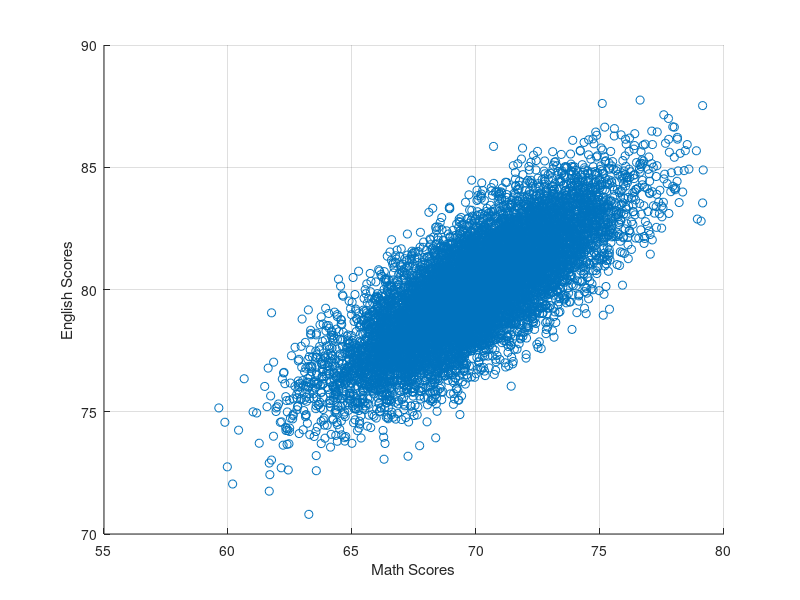
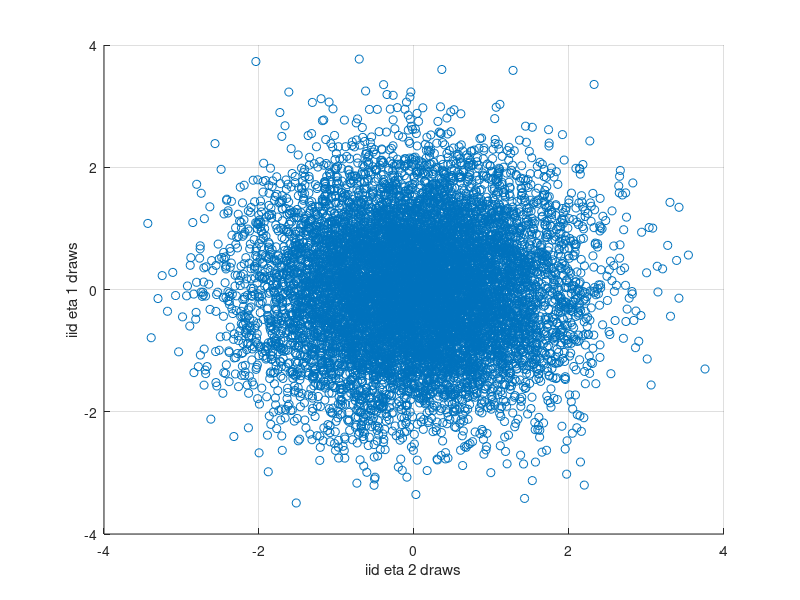
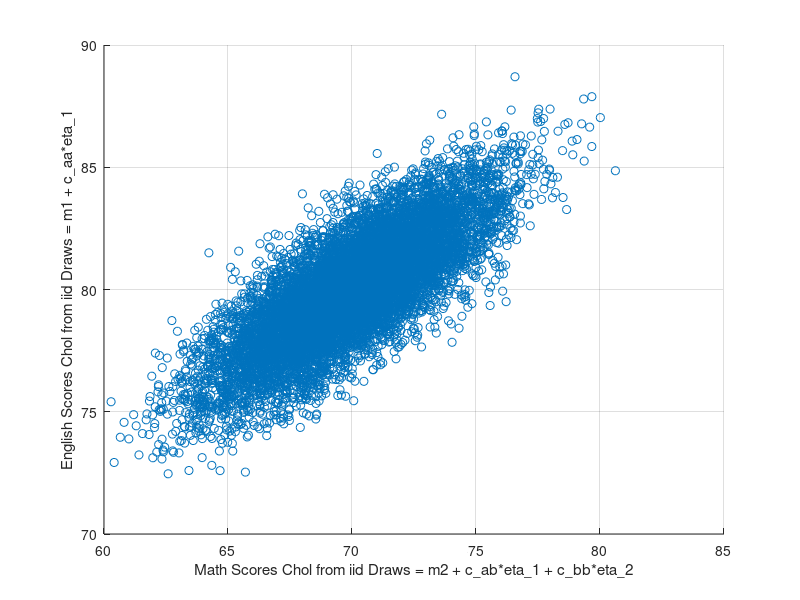

Here is the MATLAB script that generated these plots, in order:
%% Cholesky Decomposition Correlated Bivariate Normal from IID Random Draws
% *back to* <https://fanwangecon.github.io *Fan*>*'s* <https://fanwangecon.github.io/Math4Econ/ 
% *Intro Math for Econ*>*,*  <https://fanwangecon.github.io/M4Econ/ *Matlab Examples*>*, 
% or* <https://fanwangecon.github.io/MEconTools/ *MEconTools*> *Repositories*
% 
% Draw two correlated normal shocks using the MVNRND function. Draw two correlated 
% normal shocks from uniform random variables using Cholesky Decomposition.
%% 
% * <https://fanwangecon.github.io/M4Econ/simulation/normal/htmlpdfm/fs_cholesky_decomposition.html 
% fs_cholesky_decomposition>
% * <https://fanwangecon.github.io/M4Econ/simulation/normal/htmlpdfm/fs_cholesky_decomposition_d5.html 
% fs_cholesky_decomposition_d5>
% * <https://fanwangecon.github.io/M4Econ/simulation/normal/htmlpdfm/fs_bivariate_normal.html 
% fs_bivariate_normal>
%% Positively Correlated Scores MVNRND
% We have English and Math scores, and we draw from a bivariate normal distribution, 
% assuming the two scores are positively correlatd. These are $x_1$ and $x_2$.

% mean, and varcov
ar_mu = [70,80];
mt_varcov = [8,5;5,5];
% Generate Scores
rng(123);
N = 10000;
mt_scores = mvnrnd(ar_mu, mt_varcov, N);
% graph
figure();
scatter(mt_scores(:,1), mt_scores(:,2));
ylabel('English Scores');
xlabel('Math Scores')
grid on;
%% 
% What are the covariance and correlation statistics?

disp([num2str(cov(mt_scores(:,1), mt_scores(:,2)))]);
disp([num2str(corrcoef(mt_scores(:,1), mt_scores(:,2)))]);
%% Bivariate Normal from Uncorrelated Draws via Cholesky Decomposition
% We can get the same results as above, without having to explicitly draw from 
% a multivariate distribution by (For more details see <https://eml.berkeley.edu/~train/distant.html 
% Train (2009)>):
%% 
% # Draw 2 uniform random iid vectors.
% # Convert to normal iid vectors.
% # Generate the test scores as a function of the two random variables, using 
% Cholesky matrix. 
%% 
% _*First*_, draw two uncorrelated normal random variables, with mean 0, sd 
% 1, $\eta_1$ and $\eta_2$. 

% Draw Two Uncorrelated Normal Random Variables
% use the same N as above
rng(123);
% uniform draws, uncorrelated
ar_unif_draws = rand(1,N*2);
% normal draws, english and math are uncorreated
% ar_draws_eta_1 and ar_draws_eta_2 are uncorrelated by construction
ar_normal_draws = norminv(ar_unif_draws);
ar_draws_eta_1 = ar_normal_draws(1:N);
ar_draws_eta_2 = ar_normal_draws((N+1):N*2);
% graph
figure();
scatter(ar_draws_eta_1, ar_draws_eta_2);
ylabel('iid eta 1 draws');
xlabel('iid eta 2 draws')
grid on;
% Show Mean 1, cov = 0
disp([num2str(cov(ar_draws_eta_1, ar_draws_eta_2))]);
disp([num2str(corrcoef(ar_draws_eta_1, ar_draws_eta_2))]);
%% 
% _*Second*_, now using the variance-covariance we already have, decompose it, 
% we will have:
%% 
% * $c_{aa} \thinspace,\thinspace\thinspace 0\\c_{ab} \thinspace,\thinspace\thinspace 
% c_{bb}$

% Choesley decompose the variance covariance matrix
mt_varcov_chol = chol(mt_varcov, 'lower');
disp([num2str(mt_varcov_chol)]);
% The cholesky decomposed matrix factorizes the original varcov matrix
disp([num2str(mt_varcov_chol*mt_varcov_chol')]);
%% 
% _*Third*_, We can get back to the original $x_1$ and $x_2$ variables:
%% 
% * $x_1 = \mu_1 + c_{aa} * \eta_1$
% * $x_2 = \mu_2 + c_{ab} * \eta_1 + c_{bb} * \eta_2$

% multiple the cholesky matrix by the eta draws
mt_scores_chol = ar_mu' + mt_varcov_chol*([ar_draws_eta_1; ar_draws_eta_2]);
mt_scores_chol = mt_scores_chol';
% graph
figure();
scatter(mt_scores_chol(:,1), mt_scores_chol(:,2));
ylabel('English Scores Chol from iid Draws = m1 + c\_aa*eta\_1');
xlabel('Math Scores Chol from iid Draws = m2 + c\_ab*eta\_1 + c\_bb*eta\_2')
grid on;
disp([num2str(cov(mt_scores_chol(:,1), mt_scores_chol(:,2)))]);
disp([num2str(corrcoef(mt_scores_chol(:,1), mt_scores_chol(:,2)))]);
%% 
% 
% 
%